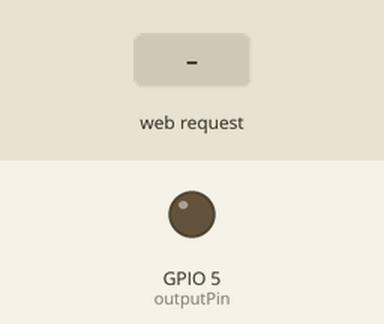
Recording of a sketch running on a simulated ESP8266 (NodeMCU). On the bench: output pins drawn as LEDs (lit = HIGH). Inputs (shaded band) come from the test bench. WiFi joins after 1.5 s; servers stay silent unless stated; not simulated (calls return 0 or success): WiFiCredentials.h; what the sketch prints to the serial monitor is not drawn.

Above: at 2.7 s.
2.8 s: HTTP request GET /trigger received
At 4.2 s:
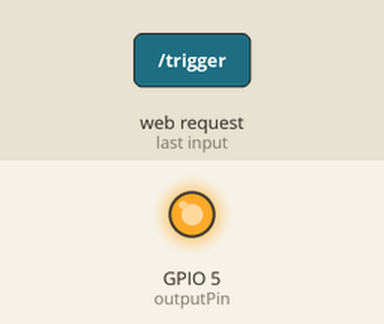
Timing chart, 0 to 14.3 s (numbered marks = the images above; inputs shaded):
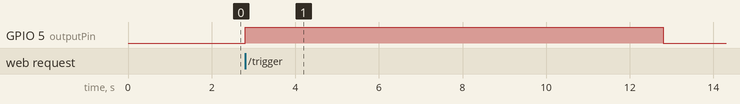

Measured:
- after the input at 2.8 s, GPIO 5 (outputPin): LOW → HIGH at once, → LOW 10.0 s later

The sketch:

main.ino
```cpp
#include <ESP8266WiFi.h>
#include <ESPAsyncWebServer.h>
#include "WiFiCredentials.h"

const int outputPin = 5;
const unsigned long TRIGGER_DURATION = 10000;        // Duration to keep the pin HIGH in milliseconds
const unsigned long WIFI_TIMEOUT = 10000;            // WiFi connection timeout in milliseconds
const unsigned long WIFI_RECONNECT_INTERVAL = 5000;  // Interval to attempt reconnecting WiFi

AsyncWebServer server(80);
bool triggerActive = false;
unsigned long triggerStartTime = 0;

void setup() {
  Serial.begin(115200);

  pinMode(outputPin, OUTPUT);
  digitalWrite(outputPin, LOW);

  setupWiFi();
  setupServer();
}

void loop() {
  handleTrigger();
  handleWiFiReconnect();
}

void setupWiFi() {
  WiFi.begin(ssid, password);
  unsigned long startAttemptTime = millis();

  // Wait for connection or timeout after WIFI_TIMEOUT
  while (WiFi.status() != WL_CONNECTED && millis() - startAttemptTime < WIFI_TIMEOUT) {
    delay(500);
    Serial.println("Connecting to WiFi...");
  }

  if (WiFi.status() == WL_CONNECTED) {
    Serial.println("Connected to WiFi");
    Serial.print("IP Address: ");
    Serial.println(WiFi.localIP());
  } else {
    Serial.println("Failed to connect to WiFi. Will retry...");
  }
}

void setupServer() {
  // Define the server route
  server.on("/trigger", HTTP_GET, [](AsyncWebServerRequest *request) {
    digitalWrite(outputPin, HIGH);
    triggerActive = true;
    triggerStartTime = millis();
    request->send(200, "text/plain", "Pin triggered!");
  });

  server.begin();
  Serial.println("HTTP server started");
}

void handleTrigger() {
  // Check if trigger is active and handle timing
  if (triggerActive && millis() - triggerStartTime >= TRIGGER_DURATION) {
    digitalWrite(outputPin, LOW);
    triggerActive = false;
    Serial.println("Pin turned off");
  }
}

void handleWiFiReconnect() {
  // Reconnect to WiFi if disconnected
  if (WiFi.status() != WL_CONNECTED) {
    static unsigned long lastReconnectAttempt = 0;
    if (millis() - lastReconnectAttempt >= WIFI_RECONNECT_INTERVAL) {
      lastReconnectAttempt = millis();
      Serial.println("Attempting to reconnect to WiFi...");
      WiFi.begin(ssid, password);
    }
  }
}
```
